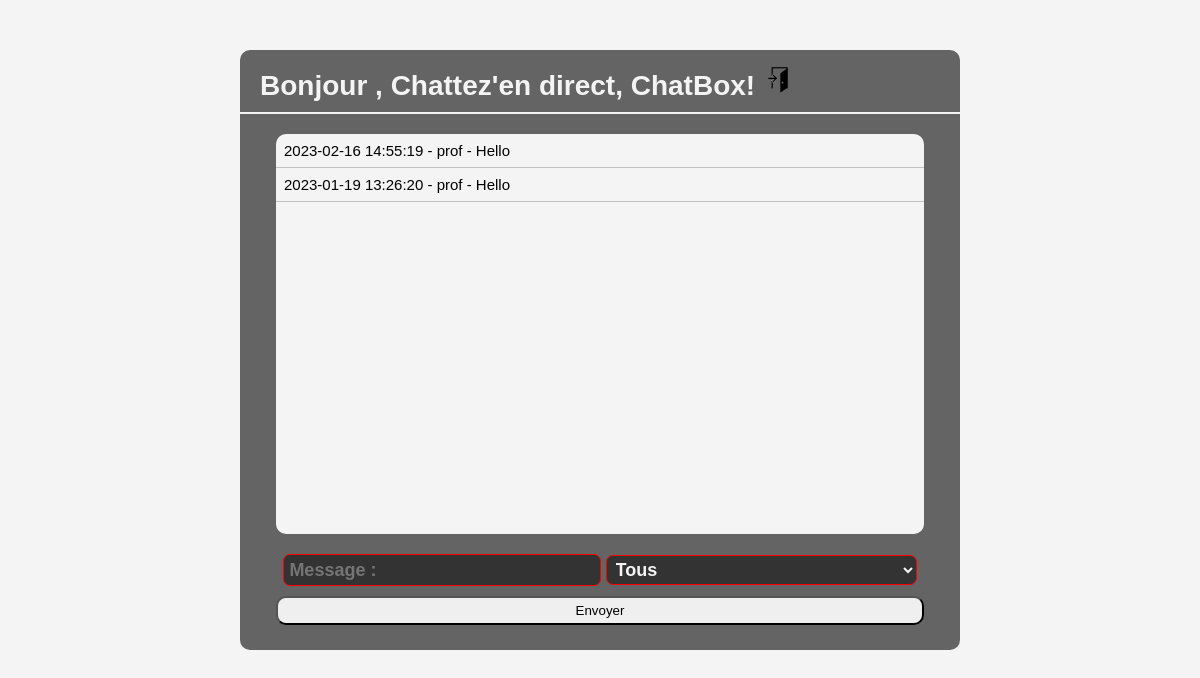
Screenshot of /Chatbox/chat.php (signed in) with the database file from the repository.
### tables this page shows
CREATE TABLE IF NOT EXISTS `messages` (
  `idm` int(11) NOT NULL AUTO_INCREMENT,
  `pseudo` varchar(50) NOT NULL,
  `message` varchar(200) NOT NULL,
  `date` datetime NOT NULL,
  `destinataire` varchar(50) NOT NULL DEFAULT 'tous',
  PRIMARY KEY (`idm`)
);

### Chatbox/chat.php (the view, shortened to what this page needs)
<?php
$nom = $_SESSION["nom"];
$pseudo = $_SESSION["pseudo"];
$id = mysqli_connect("localhost:3307","root","","chat");
?>
<!DOCTYPE html>
<html lang="en">
<head>
    <link rel="stylesheet" href="style.css">
</head>
<body>
    <div class="container">
        <header><h1>Bonjour <?=$nom?>, Chattez'en direct, ChatBox!
        <a href="deconnexion.php"><img src="quitter.png" width="30"></a></h1></header>
        <div class="messages">
            <ul>
                <?php
                $req = "select * from messages
                        where destinataire = '$pseudo'
                        or destinataire = 'tous'
                        order by date desc";
                $res = mysqli_query($id, $req);
                while($ligne = mysqli_fetch_assoc($res)){
                    echo "<li class='message'>".
                                            $ligne["date"]." - ".
                                            $ligne["pseudo"]." - ".
                                            $ligne["message"].
                        "</li>";
                }
                ?>
            </ul>
        </div>
        <div class="formulaire">
            <form action="" method="post">
                <input type="text" name="message" placeholder="Message : " required>
                <select name="destinataire">
                    <option value="tous"> Tous </option>
                </select>
                <input type="submit" value="Envoyer" name="bout">
            </form>
        </div>
    </div>
</body>
</html>

### Chatbox/style.css (style rules this page uses)
* { margin: 0; padding: 0; }
body { font-family: 'Gill Sans', 'Gill Sans MT', Calibri, 'Trebuchet MS', sans-serif; font-size: 15px; background-color: #f4f4f4; }
.container { background-color: #646464; width: 60%; margin: 50px auto; height: 600px; border-radius: 10px; }
header h1 { color: #f4f4f4; font-size: 28px; padding: 15px 0 10px 20px; border-bottom: 2px solid #f4f4f4; }
.messages { width: 90%; background-color: #f4f4f4; height: 400px; margin: 20px auto; border-radius: 10px; overflow: auto; }
.message { list-style: none; padding: 8px; border-bottom: 1px solid silver; }
.formulaire { width: 90%; text-align: center; margin: 5px auto; }
.formulaire input[type='text'], select { width: 48%; height: 30px; background-color: #333333; color: #f4f4f4; font-family: 'Lucida Sans', 'Lucida Sans Regular', 'Lucida Grande', 'Lucida Sans Unicode', Geneva, Verdana, sans-serif; border: 1px solid red; border-radius: 7px; padding-left: 5px; font-weight: bold; font-size: 18px; }
.formulaire input[type='submit'] { width: 100%; padding: 5px; margin-top: 10px; border-radius: 10px; }

### rows the page displays
messages: date "2023-02-16 14:55:19", pseudo "prof", message "Hello"
messages: date "2023-01-19 13:26:20", pseudo "prof", message "Hello"
